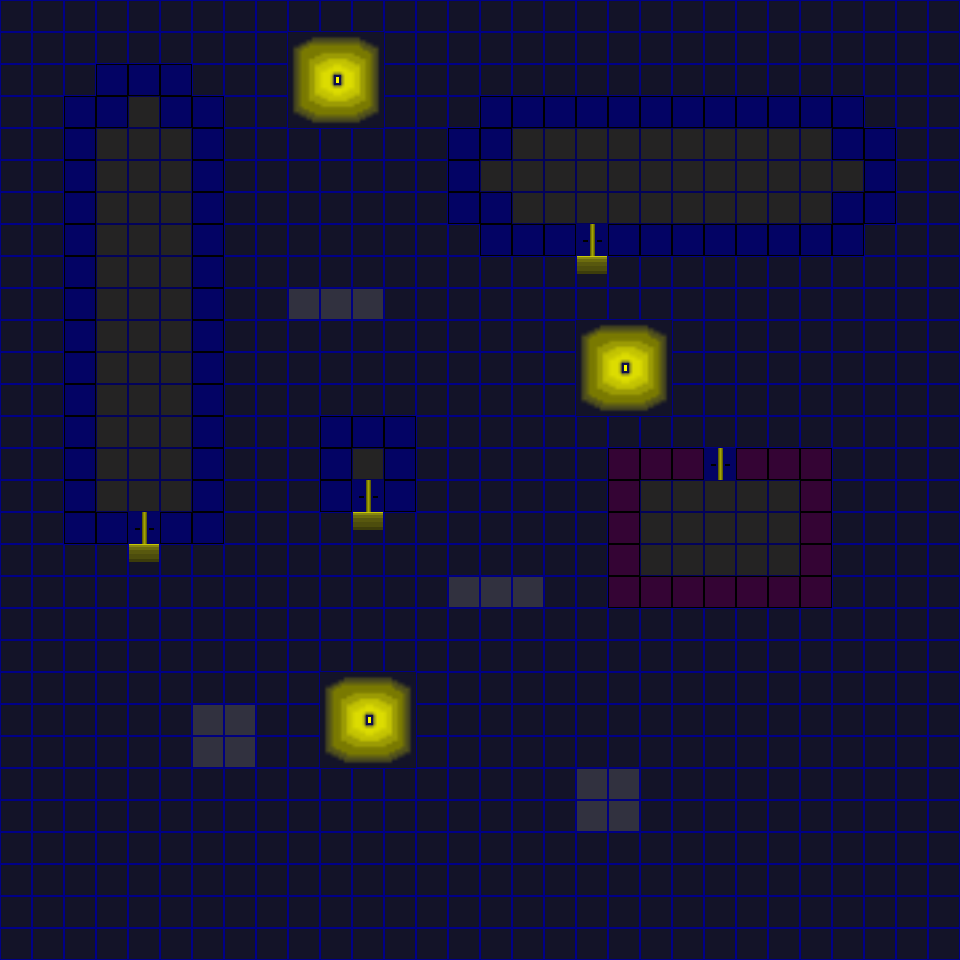

This game map was drawn from its Tiled (.tmx) file and the tilesets committed beside it. A one-line description and the full map source follow:
An orthogonal 30x30 tile map with 32x32 px tiles, 1 tile layer (Слой тайлов 1), 10 tilesets.

<map version="1.2" tiledversion="1.3.1" orientation="orthogonal" renderorder="right-down" compressionlevel="0" width="30" height="30" tilewidth="32" tileheight="32" infinite="0" nextlayerid="2" nextobjectid="1">
 <tileset firstgid="1" source="travka.tsx" />
 <tileset firstgid="82" source="door.tsx" />
 <tileset firstgid="707" source="blue wall.tsx" />
 <tileset firstgid="708" source="fonar.tsx" />
 <tileset firstgid="717" source="mrak.tsx" />
 <tileset firstgid="718" source="standart_floor.tsx" />
 <tileset firstgid="719" source="wall1.tsx" />
 <tileset firstgid="720" source="mrak_light.tsx" />
 <tileset firstgid="721" source="wall2.tsx" />
 <tileset firstgid="722" source="doorl.tsx" />
 <layer id="1" name="Слой тайлов 1" width="30" height="30">
  <data encoding="csv">
717,717,717,717,717,717,717,717,717,717,717,717,717,717,717,717,717,717,717,717,717,717,717,717,717,717,717,717,717,717,
717,717,717,717,717,717,717,717,717,708,709,710,717,717,717,717,717,717,717,717,717,717,717,717,717,717,717,717,717,717,
717,717,717,707,707,707,717,717,717,711,712,713,717,717,717,717,717,717,717,717,717,717,717,717,717,717,717,717,717,717,
717,717,707,707,718,707,707,717,717,714,715,716,717,717,717,707,707,707,707,707,707,707,707,707,707,707,707,717,717,717,
717,717,707,718,718,718,707,717,717,717,717,717,717,717,707,707,718,718,718,718,718,718,718,718,718,718,707,707,717,717,
717,717,707,718,718,718,707,717,717,717,717,717,717,717,707,718,718,718,718,718,718,718,718,718,718,718,718,707,717,717,
717,717,707,718,718,718,707,717,717,717,717,717,717,717,707,707,718,718,718,718,718,718,718,718,718,718,707,707,717,717,
717,717,707,718,718,718,707,717,717,717,717,717,717,717,717,707,707,707,722,707,707,707,707,707,707,707,707,717,717,717,
717,717,707,718,718,718,707,717,717,717,717,717,717,717,717,717,717,717,2684355280,717,717,717,717,717,717,717,717,717,717,717,
717,717,707,718,718,718,707,717,717,721,721,721,717,717,717,717,717,717,717,717,717,717,717,717,717,717,717,717,717,717,
717,717,707,718,718,718,707,717,717,717,717,717,717,717,717,717,717,717,708,709,710,717,717,717,717,717,717,717,717,717,
717,717,707,718,718,718,707,717,717,717,717,717,717,717,717,717,717,717,711,712,713,717,717,717,717,717,717,717,717,717,
717,717,707,718,718,718,707,717,717,717,717,717,717,717,717,717,717,717,714,715,716,717,717,717,717,717,717,717,717,717,
717,717,707,718,718,718,707,717,717,717,707,707,707,717,717,717,717,717,717,717,717,717,717,717,717,717,717,717,717,717,
717,717,707,718,718,718,707,717,717,717,707,718,707,717,717,717,717,717,717,719,719,719,722,719,719,719,717,717,717,717,
717,717,707,718,718,718,707,717,717,717,707,722,707,717,717,717,717,717,717,719,718,718,718,718,718,719,717,717,717,717,
717,717,707,707,722,707,707,717,717,717,717,2684355280,717,717,717,717,717,717,717,719,718,718,718,718,718,719,717,717,717,717,
717,717,717,717,2684355280,717,717,717,717,717,717,717,717,717,717,717,717,717,717,719,718,718,718,718,718,719,717,717,717,717,
717,717,717,717,717,717,717,717,717,717,717,717,717,717,721,721,721,717,717,719,719,719,719,719,719,719,717,717,717,717,
717,717,717,717,717,717,717,717,717,717,717,717,717,717,717,717,717,717,717,717,717,717,717,717,717,717,717,717,717,717,
717,717,717,717,717,717,717,717,717,717,717,717,717,717,717,717,717,717,717,717,717,717,717,717,717,717,717,717,717,717,
717,717,717,717,717,717,717,717,717,717,708,709,710,717,717,717,717,717,717,717,717,717,717,717,717,717,717,717,717,717,
717,717,717,717,717,717,721,721,717,717,711,712,713,717,717,717,717,717,717,717,717,717,717,717,717,717,717,717,717,717,
717,717,717,717,717,717,721,721,717,717,714,715,716,717,717,717,717,717,717,717,717,717,717,717,717,717,717,717,717,717,
717,717,717,717,717,717,717,717,717,717,717,717,717,717,717,717,717,717,721,721,717,717,717,717,717,717,717,717,717,717,
717,717,717,717,717,717,717,717,717,717,717,717,717,717,717,717,717,717,721,721,717,717,717,717,717,717,717,717,717,717,
717,717,717,717,717,717,717,717,717,717,717,717,717,717,717,717,717,717,717,717,717,717,717,717,717,717,717,717,717,717,
717,717,717,717,717,717,717,717,717,717,717,717,717,717,717,717,717,717,717,717,717,717,717,717,717,717,717,717,717,717,
717,717,717,717,717,717,717,717,717,717,717,717,717,717,717,717,717,717,717,717,717,717,717,717,717,717,717,717,717,717,
717,717,717,717,717,717,717,717,717,717,717,717,717,717,717,717,717,717,717,717,717,717,717,717,717,717,717,717,717,717
</data>
 </layer>
</map>
